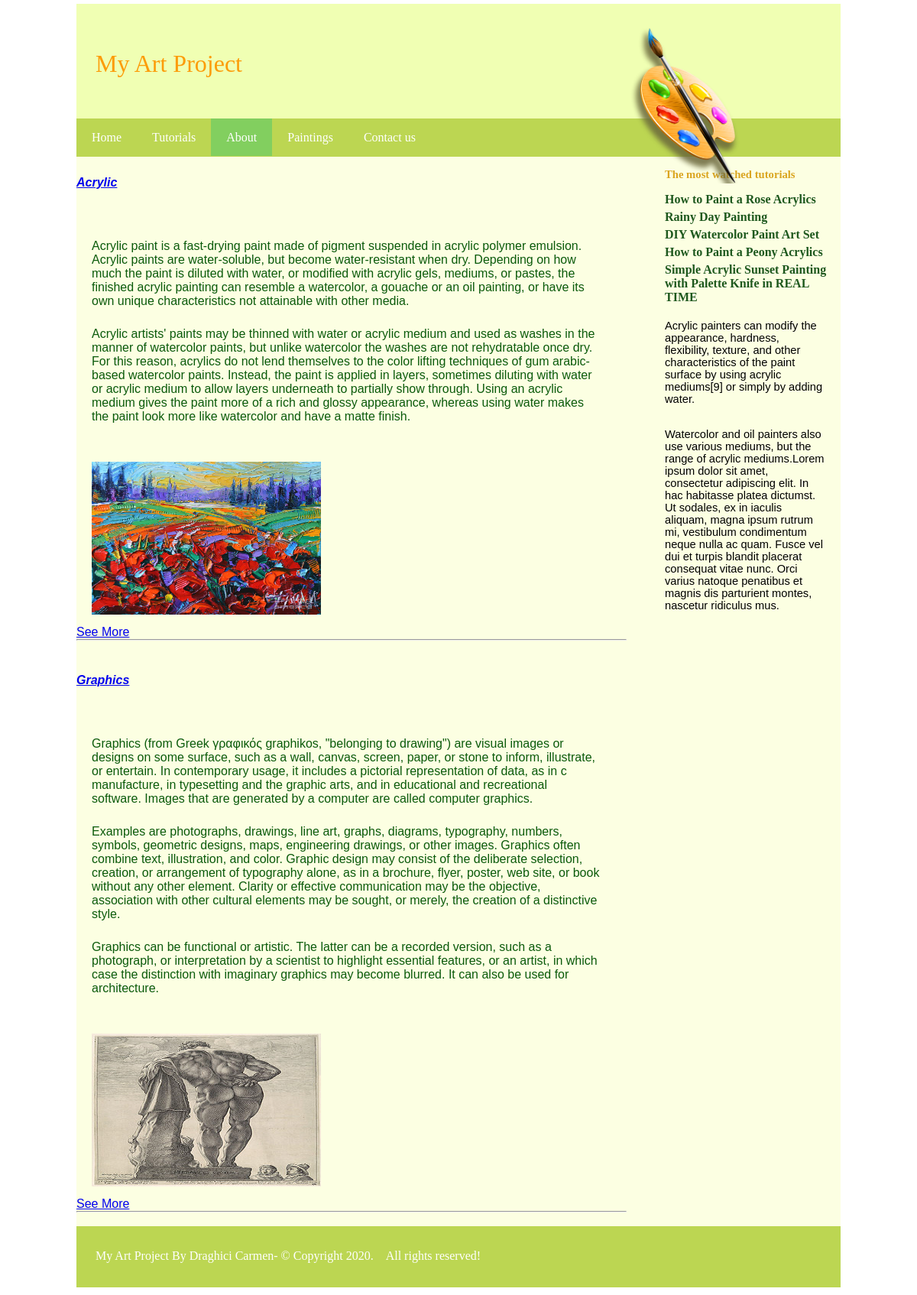
Page /about.php on the committed database.
### tables this page shows
CREATE TABLE `graphisart` (
  `id` int(11) NOT NULL,
  `title` varchar(255) NOT NULL,
  `description` text NOT NULL,
  `poza` varchar(255) NOT NULL,
  `views` int(11) NOT NULL DEFAULT 0,
  `link` varchar(1000) NOT NULL
);

### about.php (the view, shortened to what this page needs)
<?php
    include 'connect.php';
?>
<!DOCTYPE html>
<html lang="en">
<head>
    <link rel="stylesheet" type="text/css" href="css/style.css"/>
</head>
<body>
    <div class="icon"><img src="images/header copy.png" width="200px" height="auto"></div>
    <div class="header"><p>My Art Project</p>
    </div>
    <div class="menu">
        <ul>
            <li><a href="index.php">Home</a></li>
            <li><a href="tutoriale.php">Tutorials</a></li>
            <li class="active"><a href="about.php">About</a></li>
            <li><a href="tablouri.php">Paintings</a></li>
            <li><a href="propune.php">Contact us</a></li>
        </ul>
    </div>
    <div class="all">
    <div class="sidebar">
            <p><a href="#" class="cele">The most watched tutorials</a>
                <ul class="lista">
                    <li><b><a href="https://www.youtube.com/watch?time_continue=6&v=mmwzmVwIu8U&feature=emb_title;">How to Paint a Rose Acrylics</a></b></li>
                    <li><b><a href="https://www.youtube.com/watch?v=zwzBQzj02eo&t=2s;">Rainy Day Painting</a></b></li>
                    <li><b><a href="https://www.youtube.com/watch?v=gcdku9RzkTU">DIY Watercolor Paint Art Set</a></b></li>
                    <li><b><a href="https://www.youtube.com/watch?v=FOz8q6THZyU">How to Paint a Peony Acrylics</a></b></li>
                    <li><b><a href="https://www.youtube.com/watch?v=xwUsfh50NR0">Simple Acrylic Sunset Painting with Palette Knife in REAL TIME</a></b></li>
                </ul>
                <p>Acrylic painters can modify the appearance, hardness, flexibility, texture, and other characteristics of the paint surface by using acrylic mediums[9] or simply by adding water.</p><p> Watercolor and oil painters also use various mediums, but the range of acrylic mediums.Lorem ipsum dolor sit amet, consectetur adipiscing elit. In hac habitasse platea dictumst. Ut sodales, ex in iaculis aliquam, magna ipsum rutrum mi, vestibulum condimentum neque nulla ac quam. Fusce vel dui et turpis blandit placerat consequat vitae nunc. Orci varius natoque penatibus et magnis dis parturient montes, nascetur ridiculus mus. </p>
        </p>
    </div>
    <div class="content">
        <?php
          $sql = "SELECT * FROM graphisart";
          $result = mysqli_query($con, $sql);
          $row = $result->fetch_assoc();
          do{
              ?>
              <p class="about"></p>
            <i><b><a href="https://en.wikipedia.org/wiki/Acrylic_paint"><?php echo $row['title'];?></a></b></i>
            <p><?php echo $row['description']?></p>
            <p><img src="<?php echo $row['poza'];?>" width="300" height="200" ></p>
            <a target ="_blank" href="<?php  echo $row['link'];  ?>">See More</a>
            <hr>
            <br>
            <?php
                   }
            while($row = $result->fetch_assoc());
            ?>
    </div>
    <div class="footer">
    <p>My Art Project By Draghici Carmen- &copy; Copyright 2020.&nbsp;&nbsp;&nbsp;&nbsp;All rights reserved!</p>
        </div>
</body>
</html>

### css/style.css (style rules this page uses)
* { padding:0; margin: 0; }
body { margin:0; padding:0; }
.header { width:1000px; margin:5px auto 0 auto; height: 150px; background: #f0ffb3; padding: 0; }
.header p { font-family: Myriad Pro; font-weight: blod; color: #fc9c08; font-size: 24pt; padding-top: 45pt; padding-left: 25px; }
.menu { width: 1000px; height: 50px; background: #bcd652; margin: 0 auto; }
.menu ul { list-style: none; }
.menu ul li { float: left; padding: 15.5px 20px; display: block; }
.menu ul li a { text-decoration: none; color: #fff; font-family: Myriad Pro; font-size: 12pt; display: block; }
.icon { position: absolute; z-index: 999999999999; width: 150px; height: auto; margin-left: 800px; margin-top: 30px; padding: 0; }
.content { text-decoration: none; color: rgb(11, 90, 11); width: 720px; font-family: Arial, Helvetica, sans-serif; font-size: 12pt; background: #fcffe2; }
.content p { padding: 15px 35px 10px 20px; }
.sidebar { float: right; width: 250px; }
.sidebar p { padding: 15px 20px; font-family: Arial, Helvetica, sans-serif; font-size: 11pt; }
.all { width: 1000px; margin: 0 auto; background: #fcffe2; }
.cele { text-decoration: none; color: goldenrod; text-align: center; font-weight: bold; font-family: Myriad Pro; }
.lista { padding-left: 20px; text-decoration: none; list-style: none; }
.lista li { padding-bottom: 5px; }
.lista a { color: rgb(30, 88, 30); text-decoration: none; }
.footer { width: 1000px; height: 80px; background: #bcd652; margin: 0 auto; margin-bottom: 10px; clear: both; }
.footer p { color:#fff; font-family: Myriad Pro; font-size: 12pt; padding-left: 25px; padding-top: 30px; }
.active { background: #82cf5f; }
.about { font-family: Myriad Pro; font-size: 15pt; color: #0b1a41; font-weight: bolder; }

### rows in the picture
graphisart: title "Acrylic", description "Acrylic paint is a fast-drying paint made of pigment suspended in acrylic polymer emulsion. Acrylic paints are water-soluble, but become water-resistant when dry. Depending on how much the paint is diluted with water, or modified with acrylic gels, mediums, or pastes, the finished acrylic painting can resemble a watercolor, a gouache or an oil painting, or have its own unique characteristics not attainable with other media. Acrylic artists' paints may be thinned with water or acrylic medium and used as washes in the manner of watercolor paints, but unlike watercolor the washes are not rehydratable once dry. For this reason, acrylics do not lend themselves to the color lifting techniques of…", shows a picture
graphisart: title "Graphics", description "Graphics (from Greek γραφικός graphikos, \"belonging to drawing\") are visual images or designs on some surface, such as a wall, canvas, screen, paper, or stone to inform, illustrate, or entertain. In contemporary usage, it includes a pictorial representation of data, as in c manufacture, in typesetting and the graphic arts, and in educational and recreational software. Images that are generated by a computer are called computer graphics. Examples are photographs, drawings, line art, graphs, diagrams, typography, numbers, symbols, geometric designs, maps, engineering drawings, or other images. Graphics often combine text, illustration, and color. Graphic design may consist of the deliberate…", poza (picture)
